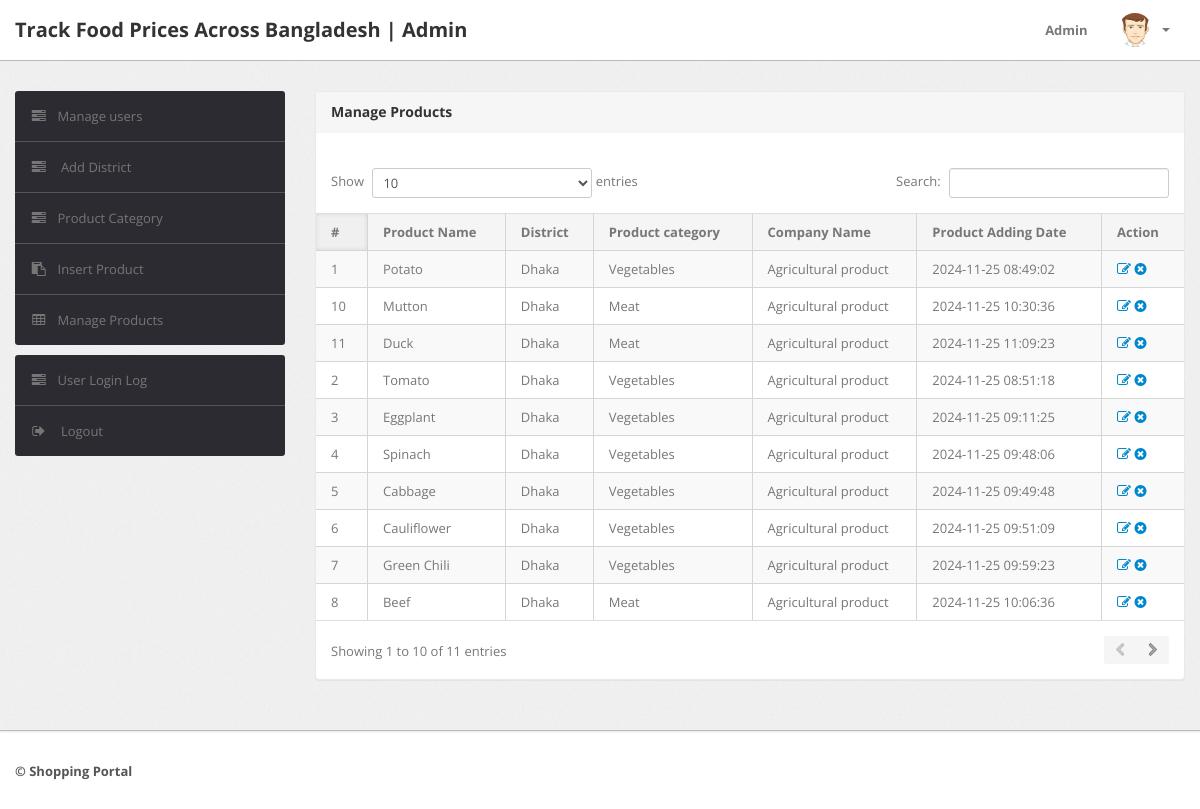
Page /Food/admin/manage-products.php (signed in) on the committed database.
### tables this page shows
CREATE TABLE `products` (
  `id` int(11) NOT NULL,
  `category` int(11) NOT NULL,
  `subCategory` int(11) DEFAULT NULL,
  `productName` varchar(255) DEFAULT NULL,
  `productCompany` varchar(255) DEFAULT NULL,
  `productPrice` int(11) DEFAULT NULL,
  `productPriceBeforeDiscount` int(11) DEFAULT NULL,
  `productDescription` longtext DEFAULT NULL,
  `productImage1` varchar(255) DEFAULT NULL,
  `productImage2` varchar(255) DEFAULT NULL,
  `productImage3` varchar(255) DEFAULT NULL,
  `shippingCharge` int(11) DEFAULT NULL,
  `productAvailability` varchar(255) DEFAULT NULL,
  `postingDate` timestamp NULL DEFAULT current_timestamp(),
  `updationDate` varchar(255) DEFAULT NULL
);

CREATE TABLE `category` (
  `id` int(11) NOT NULL,
  `categoryName` varchar(255) DEFAULT NULL,
  `categoryDescription` longtext DEFAULT NULL,
  `creationDate` timestamp NOT NULL DEFAULT current_timestamp(),
  `updationDate` varchar(255) DEFAULT NULL
);

CREATE TABLE `subcategory` (
  `id` int(11) NOT NULL,
  `categoryid` int(11) DEFAULT NULL,
  `subcategory` varchar(255) DEFAULT NULL,
  `creationDate` timestamp NULL DEFAULT current_timestamp(),
  `updationDate` varchar(255) DEFAULT NULL
);

### Food/admin/manage-products.php (the view, shortened to what this page needs)
<?php
include('include/config.php');
if(strlen($_SESSION['alogin'])==0)
	{
header('location:index.php');
}
else{
?>
<!DOCTYPE html>
<html lang="en">
<head>
	<link type="text/css" href="bootstrap/css/bootstrap.min.css" rel="stylesheet">
	<link type="text/css" href="bootstrap/css/bootstrap-responsive.min.css" rel="stylesheet">
	<link type="text/css" href="css/theme.css" rel="stylesheet">
	<link type="text/css" href="images/icons/css/font-awesome.css" rel="stylesheet">
</head>
<body>
<?php include('include/header.php');?>
	<div class="wrapper">
		<div class="container">
			<div class="row">
<?php include('include/sidebar.php');?>
			<div class="span9">
					<div class="content">
	<div class="module">
							<div class="module-head">
								<h3>Manage Products</h3>
							</div>
							<div class="module-body table">
									<br />
								<table cellpadding="0" cellspacing="0" border="0" class="datatable-1 table table-bordered table-striped	 display" width="100%">
									<thead>
										<tr>
											<th>#</th>
											<th>Product Name</th>
											<th>District </th>
											<th>Product category</th>
											<th>Company Name</th>
											<th>Product Adding Date</th>
											<th>Action</th>
										</tr>
									</thead>
									<tbody>
<?php $query=mysqli_query($con,"select products.*,category.categoryName,subcategory.subcategory from products join category on category.id=products.category join subcategory on subcategory.id=products.subCategory");
$cnt=1;
while($row=mysqli_fetch_array($query))
{
?>
										<tr>
											<td><?php echo htmlentities($cnt);?></td>
											<td><?php echo htmlentities($row['productName']);?></td>
											<td><?php echo htmlentities($row['categoryName']);?></td>
											<td> <?php echo htmlentities($row['subcategory']);?></td>
											<td><?php echo htmlentities($row['productCompany']);?></td>
											<td><?php echo htmlentities($row['postingDate']);?></td>
											<td>
											<a href="edit-products.php?id=<?php echo $row['id']?>" ><i class="icon-edit"></i></a>
											<a href="manage-products.php?id=<?php echo $row['id']?>&del=delete" onClick="return confirm('Are you sure you want to delete?')"><i class="icon-remove-sign"></i></a></td>
										</tr>
										<?php $cnt=$cnt+1; } ?>
								</table>
							</div>
						</div>
					</div>
				</div>
			</div>
		</div>
	</div>
<?php include('include/footer.php');?>
</body>
<?php } ?>

### rows in the picture
products: productName "Potato", category.categoryName "Dhaka", subcategory.subcategory "Vegetables", productCompany "Agricultural product", postingDate "2024-11-25 08:49:02"
products: productName "Tomato", category.categoryName "Dhaka", subcategory.subcategory "Vegetables", productCompany "Agricultural product", postingDate "2024-11-25 08:51:18"
products: productName "Eggplant", category.categoryName "Dhaka", subcategory.subcategory "Vegetables", productCompany "Agricultural product", postingDate "2024-11-25 09:11:25"
products: productName "Spinach", category.categoryName "Dhaka", subcategory.subcategory "Vegetables", productCompany "Agricultural product", postingDate "2024-11-25 09:48:06"
products: productName "Cabbage", category.categoryName "Dhaka", subcategory.subcategory "Vegetables", productCompany "Agricultural product", postingDate "2024-11-25 09:49:48"
products: productName "Cauliflower", category.categoryName "Dhaka", subcategory.subcategory "Vegetables", productCompany "Agricultural product", postingDate "2024-11-25 09:51:09"
products: productName "Green Chili", category.categoryName "Dhaka", subcategory.subcategory "Vegetables", productCompany "Agricultural product", postingDate "2024-11-25 09:59:23"
products: productName "Beef", category.categoryName "Dhaka", subcategory.subcategory "Meat", productCompany "Agricultural product", postingDate "2024-11-25 10:06:36"
products: productName "Mutton", category.categoryName "Dhaka", subcategory.subcategory "Meat", productCompany "Agricultural product", postingDate "2024-11-25 10:30:36"
products: productName "Duck", category.categoryName "Dhaka", subcategory.subcategory "Meat", productCompany "Agricultural product", postingDate "2024-11-25 11:09:23"
